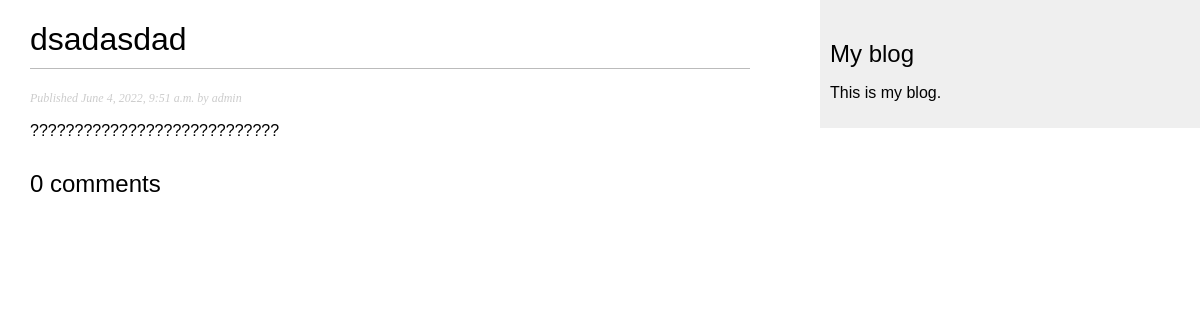
Page /blog/1/ on the committed database.
### blog/models.py (models this page shows)
class Post(models.Model):
    class Status(models.TextChoices):
        DRAFT = 'DF', 'Draft'
        PUBLISHED = 'PB', 'Published'
    title = models.CharField(max_length=250)
    slug = models.SlugField(max_length=250)
    author = models.ForeignKey(User,on_delete=models.CASCADE,related_name='blog_posts')
    body = models.TextField()
    publish = models.DateTimeField(default=timezone.now)
    created = models.DateTimeField(auto_now_add=True)
    updated = models.DateTimeField(auto_now=True)
    status = models.CharField(max_length=2,choices=Status.choices,default=Status.DRAFT)
    objects = models.Manager()  # The default manager.
    published = PublishedManager()  # Our custom manager.

### blog/views.py (the view)
# urls.py: path('<int:id>/', views.post_detail, name='post_detail'),
def post_detail(request, id):
    post = get_object_or_404(Post, id=id, status=Post.Status.PUBLISHED)
    comments = post.comments.filter(active=True)
    form = CommentForm()
    return render(request, 'blog/post/detail.html', {'post': post, 'comments': comments,'form': form})

### blog/templates/blog/post/detail.html (shortened to what this page needs)
{% extends "blog/base.html" %}
{% block content %}
  <h1>{{ post.title }}</h1>
  <p class="date">
    Published {{ post.publish }} by {{ post.author }}
  </p>
  {{ post.body|linebreaks }}
{% with comments.count as total_comments %}
 <h2>{{ total_comments }} comment{{ total_comments|pluralize }}</h2>
{% endwith %}
{% endblock %}

### blog/static/css/blog.css (style rules this page uses)
body { margin:0; padding:0; font-family:helvetica, sans-serif; }
h1 { font-weight:normal; border-bottom:1px solid #bbb; padding:0 0 10px 0; }
h2 { font-weight:normal; margin:30px 0 0; }
p.date { color:#ccc; font-family: georgia, serif; font-size: 12px; font-style: italic; }

### rows in the picture
Post: title "dsadasdad", publish "June 4, 2022, 9:51 a.m.", author "admin", body "????????????????????????????"

### other values in the picture
{{ total_comments }} "0"
